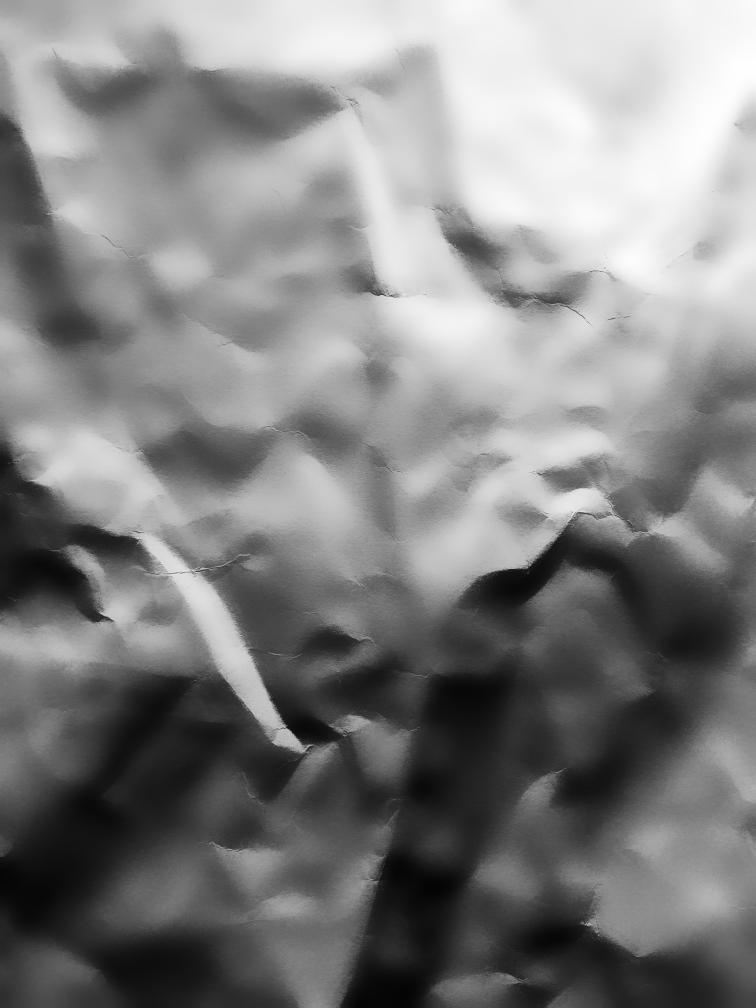
#> input picture synthdog/resources/paper/paper_1.jpg, 3024 x 4032 px (shown at 1/4 size)
$ python -i judge.py   (imports and definitions only)
#> lines starting #> are read from the running program, lines starting #| are printed output that depends on the picture
"""VLM judging protocol (Opus 5.5 + GPT-6.1-Sol).

Three task types, all blind (file names hidden, real/synthetic mixed):
  single : one page (downscaled full view + one native-resolution text crop). Judge says real vs synthetic,
           confidence, scores (layout realism / typography / locale conventions / overall 1-5) and a structured
           flaw list (region, issue_type, severity, evidence, fix).
  grid   : 4x4 contact sheet of 16 pages of one document type -> diversity score 1-5, #distinct templates,
           repeated motifs, missing structures.
  pair   : two pages of the same type/language side by side (versions A/B, order randomized) -> which one looks
           more like a real document, with reasons.
Outputs JSONL with raw responses for auditability.
"""
import argparse
import hashlib
import io
import json
import random
import sys
import threading
import time
from concurrent.futures import ThreadPoolExecutor, as_completed
from pathlib import Path

from PIL import Image

from . import llm

JUDGES = {"opus": ("claude-opus-5-5-pretrain", "medium"), "sol": ("gpt-6.1-sol", "medium")}
TMP = Path("/data/synthdog-doc/judge_tmp")

SINGLE_PROMPT = """You are a forensic document examiner and an expert typographer for {lname} ({script}) printed documents.
You will see ONE document page image (first image: whole page, downscaled; second image: a crop at native
resolution from the same page). The page is either a REAL scanned/exported document page or a SYNTHETIC page
rendered by a document generator. The expected document genre is: {genre}.

Judge it critically and independently. Look for: layout logic and grid, typographic hierarchy, fonts and
shaping of {script}, line breaking/hyphenation/justification, reading flow, page furniture (headers, folios,
captions), content coherence (do headings, captions, figures and text belong together), local conventions of
{lname}-speaking countries (numerals, punctuation, quotation marks, labels), image/figure plausibility, and
imaging artifacts.

Return ONLY a JSON object:
{{"verdict": "real" | "synthetic", "confidence": 0-100,
  "scores": {{"layout_realism": 1-5, "typography": 1-5, "locale_conventions": 1-5, "content_coherence": 1-5,
             "overall_realism": 1-5}},
  "flaws": [{{"region": "e.g. top header / left column middle / figure 2 caption", "issue_type": one of
             ["layout","typography","shaping","line_breaking","locale","content","figure","table","math",
              "furniture","imaging","other"], "severity": "minor" | "major" | "blocker",
             "evidence": "what exactly you see", "fix": "concrete change to make it look real"}}],
  "strengths": ["..."],
  "summary": "one or two sentences"}}
Scoring anchors: 1 = unusable / clearly broken; 2 = several obvious violations of genre or local conventions;
3 = recognizable genre but recurring noticeable problems; 4 = normal real-world quality with minor issues;
5 = indistinguishable from a professionally produced real document.
List at most 8 flaws, most important first. If you think the page is real, still list any flaws you see."""

GRID_PROMPT = """You are reviewing the DIVERSITY of a set of document page images of genre "{genre}". The image is a
4x4 contact sheet of 16 pages (they may be in different languages). Real collections of this genre show many
different publishers/templates, page roles, grids, color schemes and content.

Return ONLY a JSON object:
{{"diversity_score": 1-5, "estimated_distinct_templates": integer,
  "largest_repeated_cluster": {{"size": integer, "shared_features": "..."}},
  "repeated_motifs": ["..."], "missing_structures": ["layouts/components real {genre} pages have that are absent"],
  "realism_of_set": 1-5, "top_recommendations": ["concrete changes to increase realistic diversity"]}}
Anchors: 1 = >50% look like the same template; 3 = 3-4 template families clearly recurring; 5 = looks like 16
pages collected from 16 different real sources."""

PAIR_PROMPT = """Two document page images of genre "{genre}" in {lname} are shown: image 1 = page A, image 2 = page B.
Which page looks more like a REAL professionally produced document (not synthetic)? Consider layout, typography,
{script} shaping, local conventions, content coherence and imaging. Return ONLY JSON:
{{"winner": "A" | "B" | "tie", "confidence": 0-100, "reasons": ["..."], "A_main_problem": "...", "B_main_problem": "..."}}"""

SIGNOFF_PROMPT = """You are one of two senior reviewers deciding whether a synthetic document generator is good enough
to produce TRAINING DATA for multilingual document parsing / OCR models in 10 languages (Hindi, Spanish, Arabic,
French, Bengali, Portuguese, Indonesian, Urdu, Russian, German). The goal is NOT to fool forensic experts; it is
that the pages are (a) DIVERSE like a real collection of this genre and (b) RELATIVELY REALISTIC: correct scripts and
local conventions, plausible layouts and coherent content, so a model trained on them transfers to real documents.

Genre under review: {genre}.
Image 1: a 4x4 contact sheet of 16 random pages of this genre from the current template version (mixed languages).
Images 2-3: two of those pages at readable resolution.

Your own blind single-page judgments of this genre in the current round (you did not know they were synthetic):
{own}
Automatic lint of the current version (objective defects such as bare LaTeX, wrong digits, empty regions,
English leaking into non-English pages): {lint}
Main changes since the previous round: {changes}

Decide, separately for diversity and realism: "accept" (good enough as training data), "accept_with_minor" (good
enough, minor issues worth fixing later) or "reject" (must be fixed before generating the dataset). Reject only for
problems that would teach a parsing/OCR model something wrong or leave an important real-world variety uncovered.
Return ONLY JSON:
{{"diversity": "accept" | "accept_with_minor" | "reject", "realism": "accept" | "accept_with_minor" | "reject",
  "blocking_issues": ["only if reject: concrete, fixable issues"], "minor_issues": ["..."],
  "diversity_score": 1-5, "realism_score": 1-5, "rationale": "2-3 sentences"}}"""

SCRIPT_NAME = {"hi": "Devanagari", "bn": "Bengali", "ar": "Arabic (Naskh/Kufi)", "ur": "Urdu Perso-Arabic (Nastaliq/Naskh)",
               "ru": "Cyrillic", "es": "Latin", "fr": "Latin", "pt": "Latin", "id": "Latin", "de": "Latin"}
LNAME = {"hi": "Hindi", "bn": "Bengali", "ar": "Arabic", "ur": "Urdu", "ru": "Russian", "es": "Spanish", "fr": "French",
         "pt": "Portuguese", "id": "Indonesian", "de": "German", "en": "English", "zh": "Chinese", "mixed": "various",
         "zh-Hans": "Simplified Chinese", "zh-Hant": "Traditional Chinese (Taiwan / Hong Kong)", "ja": "Japanese",
         "ko": "Korean", "vi": "Vietnamese", "th": "Thai", "tr": "Turkish", "fa": "Persian", "it": "Italian",
         "pl": "Polish", "nl": "Dutch"}
# [3 lines not run here, left out]
GENRE = {"ppt": "presentation slide", "exam": "exam / test paper", "paper_single": "single-column academic paper page",
         "paper_double": "double-column academic paper page", "newspaper": "newspaper page", "magazine": "magazine page",
         "book": "book page", "textbook": "colorful school textbook page", "report": "financial / equity research report page"}

_lock = threading.Lock()


def _prep_single(path, max_side=1600, crop=1000):
    """Return (full_jpg_path, crop_jpg_path) with a crop centred on the densest dark-pixel region."""
#> called with max_side = 1600, crop = 1000
    TMP.mkdir(parents=True, exist_ok=True)
    h = hashlib.md5(str(path).encode()).hexdigest()[:16]
    fp, cp = TMP / f"{h}_full.jpg", TMP / f"{h}_crop.jpg"
    if fp.exists() and cp.exists():
        return fp, cp
    im = Image.open(path).convert("RGB")
    full = im.copy()
    s = max_side / max(full.size)
#> s = 0.397
    if s < 1:
        full = full.resize((int(full.width * s), int(full.height * s)), Image.LANCZOS)
    full.save(fp, quality=88)
    g = im.convert("L").resize((max(1, im.width // 16), max(1, im.height // 16)))
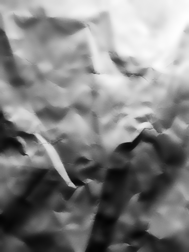
#> g: PIL image 189x252 L; min 4, max 254, mean 129.9
    import numpy as np
    a = (255 - np.asarray(g, dtype=np.float32))
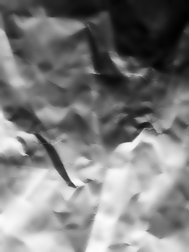
#> a: shape (252, 189) float32; min 1, max 251, mean 125.1
    cw = max(1, crop // 16)
    best, bx, by = -1, 0, 0
    for y in range(0, max(1, a.shape[0] - cw), max(1, cw // 3)):
        for x in range(0, max(1, a.shape[1] - cw), max(1, cw // 3)):
            v = a[y:y + cw, x:x + cw].sum()
            if v > best:
                best, bx, by = v, x, y
#> after the loop, best = 781687; bx = 0; by = 180
    x0, y0 = bx * 16, by * 16
#> x0 = 0; y0 = 2880
    im.crop((x0, y0, min(im.width, x0 + crop), min(im.height, y0 + crop))).save(cp, quality=90)
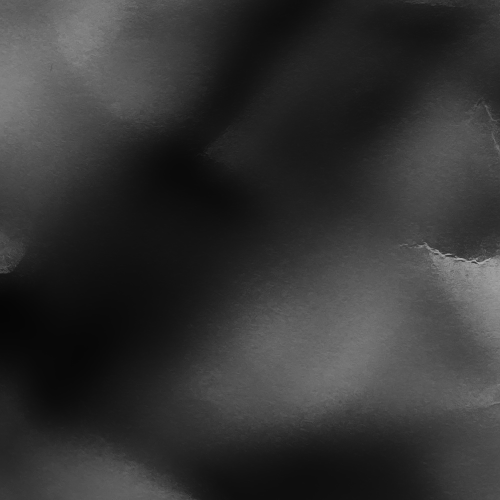
#> saved as baacb3a4504911ec_crop.jpg: PIL image 1000x1000 RGB (shown at 1/2 size); min 5, max 175, mean 51.8
    return fp, cp


# [79 lines left out: functions make_grid, make_pair, judge_one, run_tasks, not called in this run]

>>> result = _prep_single('../../synthdog/resources/paper/paper_1.jpg')

$ run again, on synthdog/resources/paper/paper_3.jpg
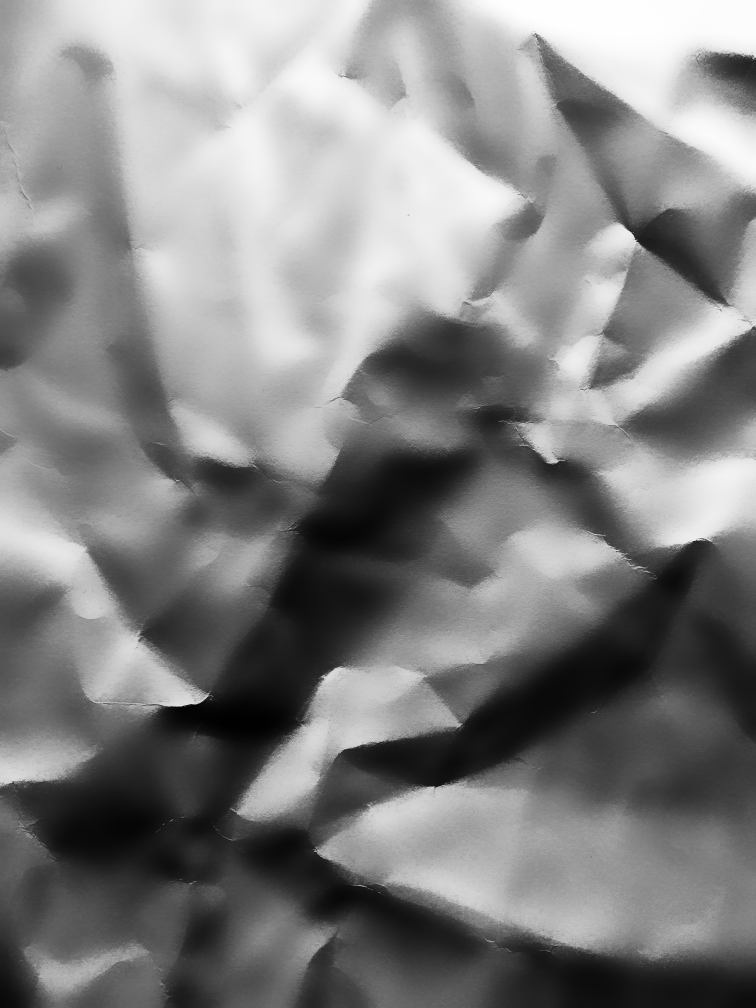
#> input picture synthdog/resources/paper/paper_3.jpg, 3024 x 4032 px (shown at 1/4 size)
#> in _prep_single, `a = (255 - np.asarray(g, dtype=np.float32))`:
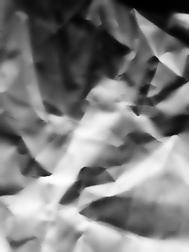
#> a: shape (252, 189) float32; min 1, max 255, mean 124.8
#> after the loop in _prep_single, `for y in range(0, max(1, a.shape[0] - cw), max(1, cw // 3)):`: best = 732496; bx = 0; by = 180
#> x0 = 0; y0 = 2880
#> in _prep_single, `im.crop((x0, y0, min(im.width, x0 + crop), min(im.height, y0 + crop)))..`:
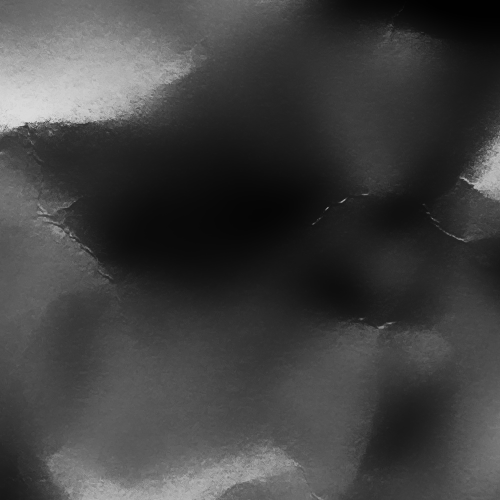
#> saved as f6d5b4933d2bfe6c_crop.jpg: PIL image 1000x1000 RGB (shown at 1/2 size); min 0, max 223, mean 64.8

$ run again, on synthdog/resources/paper/paper_4.jpg
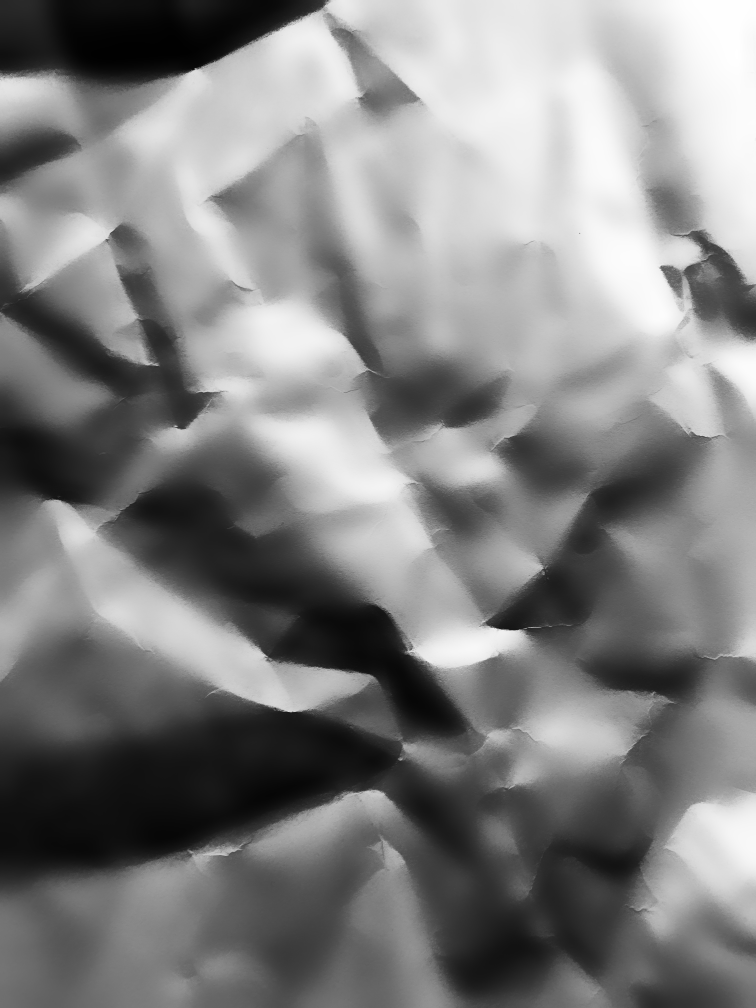
#> input picture synthdog/resources/paper/paper_4.jpg, 3024 x 4032 px (shown at 1/4 size)
#> in _prep_single, `a = (255 - np.asarray(g, dtype=np.float32))`:
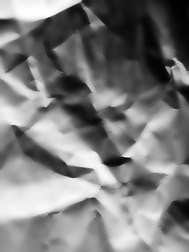
#> a: shape (252, 189) float32; min 0, max 254, mean 124.9
#> after the loop in _prep_single, `for y in range(0, max(1, a.shape[0] - cw), max(1, cw // 3)):`: best = 737568; bx = 0; by = 180
#> x0 = 0; y0 = 2880
#> in _prep_single, `im.crop((x0, y0, min(im.width, x0 + crop), min(im.height, y0 + crop)))..`:
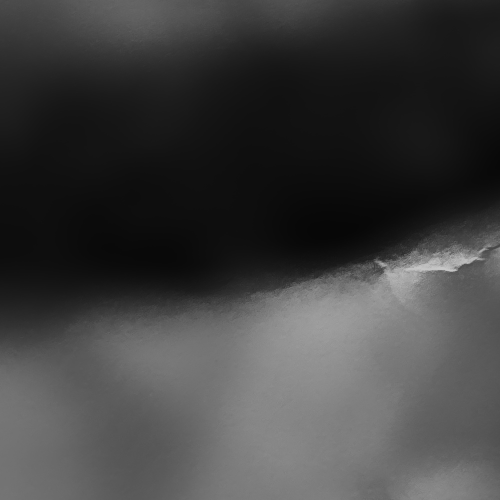
#> saved as f85266eb73af65cf_crop.jpg: PIL image 1000x1000 RGB (shown at 1/2 size); min 6, max 202, mean 63.5

$ run again, on synthdog/resources/paper/paper_5.jpg
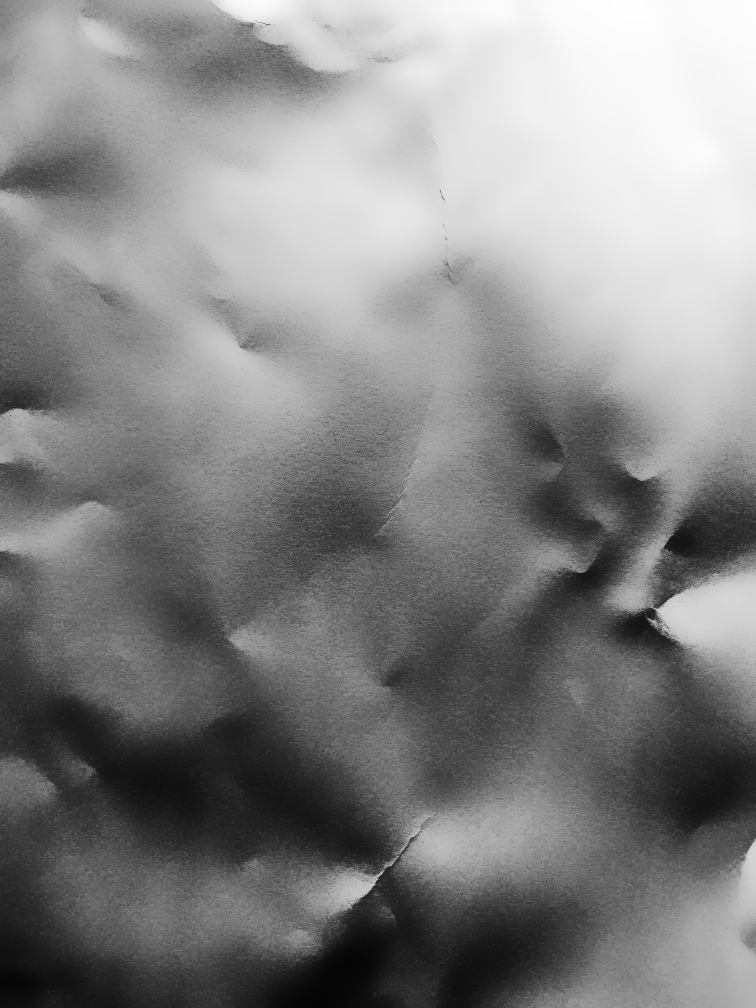
#> input picture synthdog/resources/paper/paper_5.jpg, 3024 x 4032 px (shown at 1/4 size)
#> in _prep_single, `a = (255 - np.asarray(g, dtype=np.float32))`:
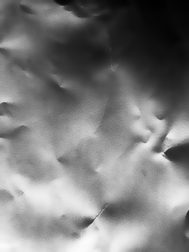
#> a: shape (252, 189) float32; min 1, max 251, mean 122.6
#> after the loop in _prep_single, `for y in range(0, max(1, a.shape[0] - cw), max(1, cw // 3)):`: best = 741425; bx = 0; by = 180
#> x0 = 0; y0 = 2880
#> in _prep_single, `im.crop((x0, y0, min(im.width, x0 + crop), min(im.height, y0 + crop)))..`:
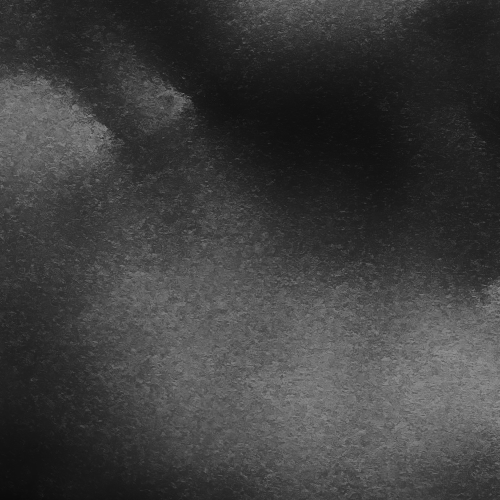
#> saved as 07667897015edd0d_crop.jpg: PIL image 1000x1000 RGB (shown at 1/2 size); min 10, max 152, mean 62
